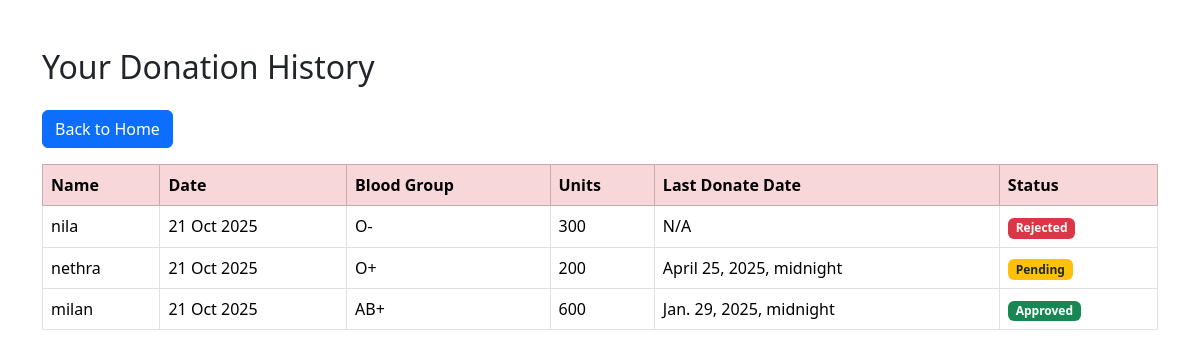
Page /history/ (signed in) on the earlier database version.
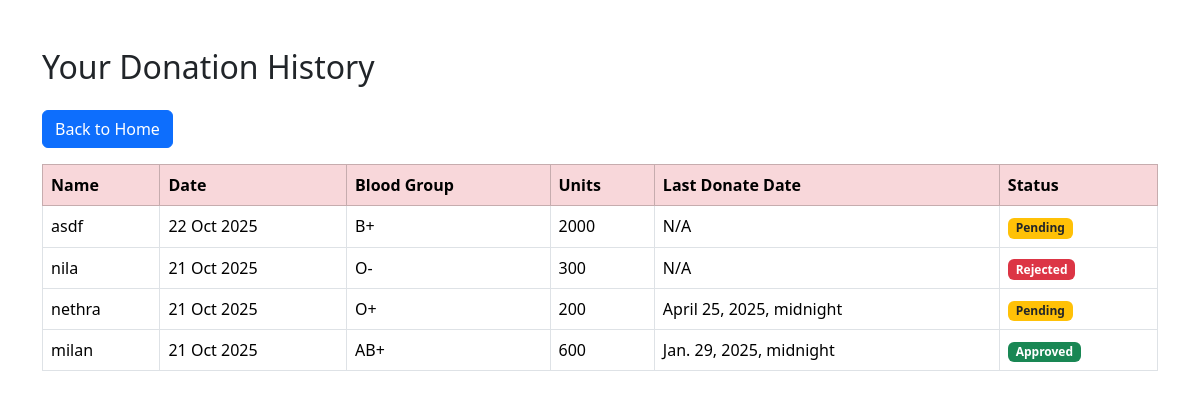
Same page on the later database version.
### blood_bank_app/models.py (models this page shows)
class DonorForm(models.Model):
    user = models.ForeignKey(
        User,
        on_delete=models.CASCADE,
        null=True,
        blank=True,
        related_name='donor_requests'
    )
    approved_by = models.ForeignKey(
        User,
        on_delete=models.SET_NULL,
        null=True,
        blank=True,
        related_name='approved_donor_requests'
    )
    firstname = models.CharField(max_length=50)
    email = models.EmailField()
    phone = models.CharField(max_length=15)
    age = models.PositiveIntegerField(default=18)
    blood_group = models.CharField(max_length=5, choices=BLOOD_GROUP_CHOICES)
    units = models.PositiveIntegerField()
    GENDER_CHOICES = [
        ('Male','Male'),
        ('Female','Female'),
    ]
    GENDER_CHOICES = [('Male','Male'), ('Female','Female')]
    gender = models.CharField(max_length=10, choices=GENDER_CHOICES)
    last_donate_date = models.DateTimeField(null=True, blank=True)
    last_receive_date = models.DateTimeField(null=True, blank=True)
    consent = models.BooleanField(default=False)
    created_at = models.DateTimeField(auto_now_add=True)
    STATUS_CHOICES = [('Pending', 'Pending'), ('Approved', 'Approved'), ('Rejected', 'Rejected')]
    status = models.CharField(max_length=10, choices=STATUS_CHOICES, default='Pending')

### blood_bank_app/views.py (the view)
# urls.py: path('history/', views.donor_history, name='donor_history'),
@login_required
def donor_history(request):
    if not request.user.is_authenticated:
        return redirect('login')
    donor_records = DonorForm.objects.filter(user=request.user).order_by('-created_at')
    return render(request, 'donor/donor_history.html', {'donor_records': donor_records})

### blood_bank_app/templates/donor/donor_history.html (shortened to what this page needs)
<!DOCTYPE html>
<html lang="en">
<head>
    <link href="https://cdn.jsdelivr.net/npm/bootstrap@5.3.3/dist/css/bootstrap.min.css" rel="stylesheet">
</head>
<body>
<div class="container mt-5">
    <h2 class="mb-4">Your Donation History</h2>
    <a href="{% url 'donorhome' %}" class="btn btn-primary mb-3">Back to Home</a>
    <div class="table-responsive">
        <table class="table table-bordered">
            <thead class="table-danger">
                <tr>
                    <th>Name</th>
                    <th>Date</th>
                    <th>Blood Group</th>
                    <th>Units</th>
                    <th>Last Donate Date</th>
                    <th>Status</th>
                </tr>
            </thead>
            <tbody>
                {% for donor in donor_records %}
                <tr>
                    <td>{{ donor.firstname }}</td>
                    <td>{{ donor.created_at|date:"d M Y" }}</td>
                    <td>{{ donor.blood_group }}</td>
                    <td>{{ donor.units }}</td>
                    <td>{{ donor.last_donate_date|default:"N/A" }}</td>
                    <td>
                       {% if donor.status == 'Approved' %}
                            <span class="badge bg-success">Approved</span>
                        {% elif donor.status == 'Rejected' %}
                            <span class="badge bg-danger">Rejected</span>
                        {% else %}
                            <span class="badge bg-warning text-dark">Pending</span>
                        {% endif %}
                    </td>
                </tr>
                {% empty %}
                <tr>
                    <td colspan="6" class="text-center">No donations yet.</td>
                </tr>
                {% endfor %}
            </tbody>
        </table>
    </div>
</div>
</body>
</html>

Differences in the rows shown:
added DonorForm: firstname "asdf", created_at "22 Oct 2025", blood_group "B+", units "2000", last_donate_date "N/A", status "Pending"
